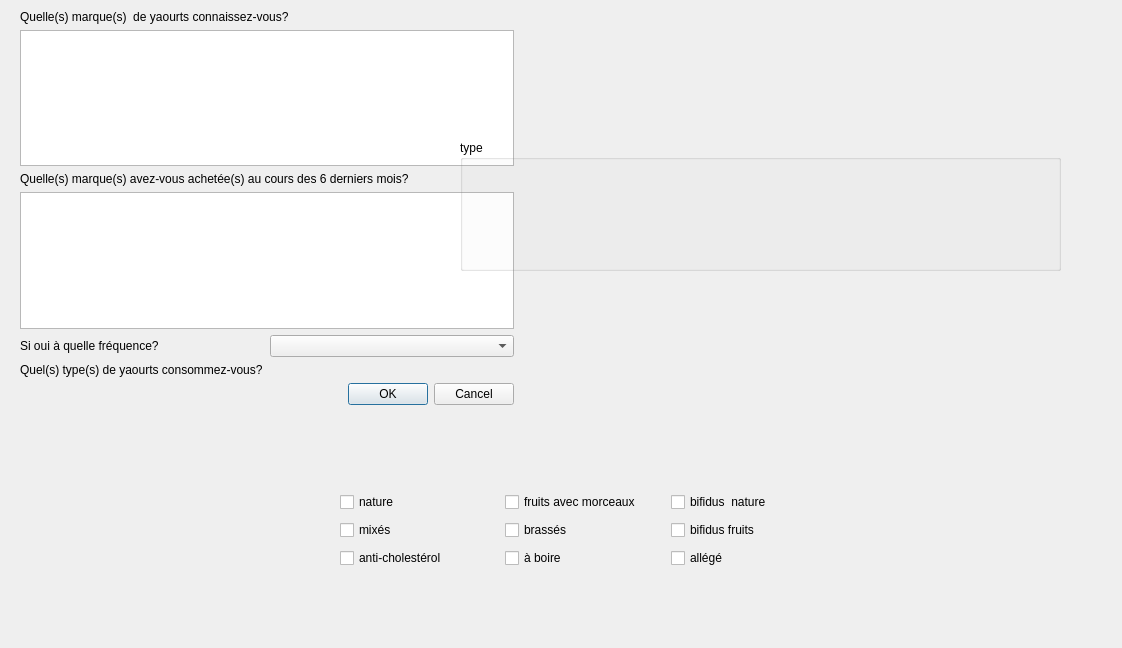
<?xml version="1.0" encoding="UTF-8"?>
<ui version="4.0">
 <class>AuBonLait</class>
 <widget class="QDialog" name="AuBonLait">
  <property name="geometry">
   <rect>
    <x>0</x>
    <y>0</y>
    <width>1122</width>
    <height>648</height>
   </rect>
  </property>
  <property name="windowTitle">
   <string>Dialog</string>
  </property>
  <widget class="QWidget" name="verticalLayoutWidget">
   <property name="geometry">
    <rect>
     <x>20</x>
     <y>10</y>
     <width>494</width>
     <height>395</height>
    </rect>
   </property>
   <layout class="QVBoxLayout" name="verticalLayout">
    <item>
     <layout class="QGridLayout" name="gridLayout_7">
      <item row="3" column="0">
       <widget class="QLabel" name="label">
        <property name="text">
         <string>Quelle(s) marque(s) avez-vous achetée(s) au cours des 6 derniers mois?</string>
        </property>
       </widget>
      </item>
      <item row="4" column="0">
       <widget class="QListView" name="listView_2"/>
      </item>
      <item row="6" column="0">
       <widget class="QLabel" name="label_3">
        <property name="text">
         <string>Quel(s) type(s) de yaourts consommez-vous?</string>
        </property>
       </widget>
      </item>
      <item row="5" column="0">
       <layout class="QHBoxLayout" name="horizontalLayout">
        <item>
         <widget class="QLabel" name="label_2">
          <property name="text">
           <string>Si oui à quelle fréquence?</string>
          </property>
         </widget>
        </item>
        <item>
         <widget class="QComboBox" name="comboBox"/>
        </item>
       </layout>
      </item>
      <item row="0" column="0">
       <widget class="QLabel" name="quelleSMarqueSDeYaourtsConnaissezVousLabel">
        <property name="maximumSize">
         <size>
          <width>16776500</width>
          <height>16777215</height>
         </size>
        </property>
        <property name="text">
         <string>Quelle(s) marque(s)  de yaourts connaissez-vous?</string>
        </property>
       </widget>
      </item>
      <item row="2" column="0">
       <spacer name="verticalSpacer">
        <property name="orientation">
         <enum>Qt::Vertical</enum>
        </property>
        <property name="sizeHint" stdset="0">
         <size>
          <width>20</width>
          <height>40</height>
         </size>
        </property>
       </spacer>
      </item>
      <item row="1" column="0">
       <widget class="QListView" name="listView"/>
      </item>
     </layout>
    </item>
    <item>
     <widget class="QDialogButtonBox" name="buttonBox">
      <property name="orientation">
       <enum>Qt::Horizontal</enum>
      </property>
      <property name="standardButtons">
       <set>QDialogButtonBox::Cancel|QDialogButtonBox::Ok</set>
      </property>
     </widget>
    </item>
   </layout>
  </widget>
  <widget class="QGroupBox" name="groupe">
   <property name="geometry">
    <rect>
     <x>460</x>
     <y>140</y>
     <width>601</width>
     <height>131</height>
    </rect>
   </property>
   <property name="title">
    <string>type</string>
   </property>
   <property name="flat">
    <bool>false</bool>
   </property>
   <property name="checkable">
    <bool>false</bool>
   </property>
  </widget>
  <widget class="QWidget" name="layoutWidget">
   <property name="geometry">
    <rect>
     <x>340</x>
     <y>490</y>
     <width>490</width>
     <height>80</height>
    </rect>
   </property>
   <layout class="QGridLayout" name="gridLayout_4">
    <item row="3" column="0">
     <widget class="QCheckBox" name="checkBox_13">
      <property name="text">
       <string>mixés</string>
      </property>
     </widget>
    </item>
    <item row="2" column="1">
     <widget class="QCheckBox" name="checkBox_14">
      <property name="text">
       <string>fruits avec morceaux</string>
      </property>
     </widget>
    </item>
    <item row="3" column="1">
     <widget class="QCheckBox" name="checkBox_15">
      <property name="text">
       <string>brassés</string>
      </property>
     </widget>
    </item>
    <item row="3" column="2">
     <widget class="QCheckBox" name="checkBox_16">
      <property name="text">
       <string>bifidus fruits</string>
      </property>
     </widget>
    </item>
    <item row="2" column="2">
     <widget class="QCheckBox" name="checkBox_17">
      <property name="text">
       <string>bifidus  nature</string>
      </property>
     </widget>
    </item>
    <item row="4" column="1">
     <widget class="QCheckBox" name="checkBox_2">
      <property name="text">
       <string>à boire</string>
      </property>
     </widget>
    </item>
    <item row="4" column="0">
     <widget class="QCheckBox" name="checkBox_3">
      <property name="text">
       <string>anti-cholestérol</string>
      </property>
     </widget>
    </item>
    <item row="2" column="0">
     <widget class="QCheckBox" name="checkBox_18">
      <property name="text">
       <string>nature</string>
      </property>
     </widget>
    </item>
    <item row="4" column="2">
     <widget class="QCheckBox" name="checkBox">
      <property name="text">
       <string>allégé</string>
      </property>
     </widget>
    </item>
   </layout>
  </widget>
 </widget>
 <resources/>
 <connections>
  <connection>
   <sender>buttonBox</sender>
   <signal>accepted()</signal>
   <receiver>AuBonLait</receiver>
   <slot>accept()</slot>
   <hints>
    <hint type="sourcelabel">
     <x>248</x>
     <y>254</y>
    </hint>
    <hint type="destinationlabel">
     <x>157</x>
     <y>274</y>
    </hint>
   </hints>
  </connection>
  <connection>
   <sender>buttonBox</sender>
   <signal>rejected()</signal>
   <receiver>AuBonLait</receiver>
   <slot>reject()</slot>
   <hints>
    <hint type="sourcelabel">
     <x>316</x>
     <y>260</y>
    </hint>
    <hint type="destinationlabel">
     <x>286</x>
     <y>274</y>
    </hint>
   </hints>
  </connection>
 </connections>
</ui>
